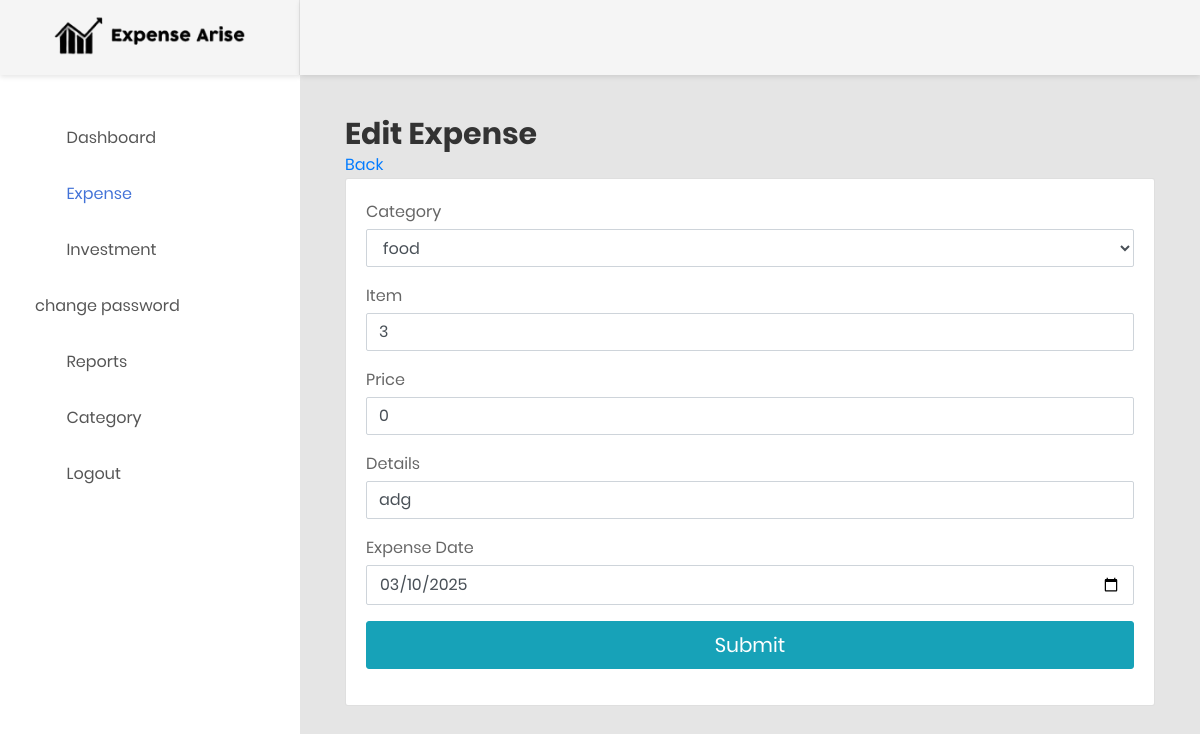
The page /manage_expense.php?id=11 (signed in) on the database its author committed.
### tables this page shows
CREATE TABLE `expense` (
  `id` int(11) NOT NULL,
  `category_id` int(11) NOT NULL,
  `item` varchar(255) NOT NULL,
  `price` float NOT NULL,
  `details` text NOT NULL,
  `expense_date` date NOT NULL,
  `added_by` int(11) NOT NULL
);

### manage_expense.php (the view, shortened to what this page needs)
<?php
   include('header.php');
   $category_id="";
   $item="";
   $price="";
   $details="";
   $expense_date=date('Y-m-d');
   $label="Add";
   if(isset($_GET['id']) && $_GET['id']>0){
   	$label="Edit";
   	$id=get_safe_value($_GET['id']);
   	$res=mysqli_query($con,"select * from expense where id=$id");
   	$row=mysqli_fetch_assoc($res);
   	$category_id=$row['category_id'];
   	$item=$row['item'];
   	$price=$row['price'];
   	$details=$row['details'];
   	$expense_date=$row['expense_date'];
   }
   ?>
<div class="main-content">
   <div class="section__content section__content--p30">
      <div class="container-fluid">
         <div class="row">
            <div class="col-lg-12">
               <h2><?php echo $label?> Expense</h2>
               <a href="expense.php">Back</a>
               <div class="card">
                  <div class="card-body card-block">
                     <form method="post" class="form-horizontal">
                     <div class="form-group">												<label class="control-label mb-1">Category</label>
                           <?php echo getCategory($category_id, $_SESSION['UID'], 'expense');
                              ?>
                        </div>
                        <div class="form-group">												<label class="control-label mb-1">Item</label>
                           <input type="text" name="item" required value="<?php echo $item?>" class="form-control" rquired>
                        </div>
                        <div class="form-group">												<label class="control-label mb-1">Price</label>
                           <input type="text" name="price" required value="<?php echo $price?>" class="form-control" rquired>
                        </div>
                        <div class="form-group">												<label class="control-label mb-1">Details</label>
                           <input type="text" name="details" required value="<?php echo $details?>" class="form-control" rquired>
                        </div>
                        <div class="form-group">												<label class="control-label mb-1">Expense Date</label>
                           <input type="date" name="expense_date" required value="<?php echo $expense_date?>" class="form-control" rquired max="<?php echo date('Y-m-d')?>">
                        </div>
                        <div class="form-group">
                           <input type="submit" name="submit" value="Submit"  class="btn btn-lg btn-info btn-block">
                        </div>
                     </form>
                  </div>
               </div>
            </div>
         </div>
      </div>
   </div>
</div>
<?php
   include('footer.php');
   ?>

### rows shown on the page
expense: item "3", price "0", details "adg", expense_date "03/10/2025"

### other values the page prints
$label "Edit"
form field category_id "food"
